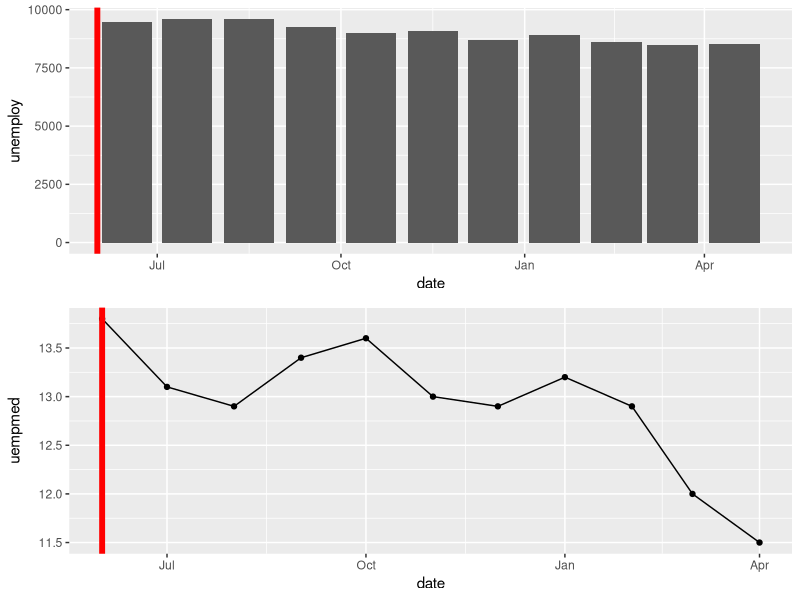

Write the R code that produced this figure.
## ---- chunk 1
# load-packages
library(ggplot2)
library(tidyverse)
## ---- chunk 2
# two different bar charts
A <- ggplot(mpg, aes(class))+geom_bar()+coord_flip()
B <- ggplot(mpg, aes(drv))+geom_bar()+coord_flip()
## ---- chunk 3
#axes don't line up
gridExtra::grid.arrange(A, B, ncol=1)
## ---- chunk 4
#make plots into Grobs (grid graphical object)
gA <- ggplotGrob(A) 
gB <- ggplotGrob(B)
grid::grid.draw(rbind(gA, gB))
## ---- chunk 5
#work with smaller subset of data from economics, part of ggplot2 package 
startdate <- "2014-06-01"
economics_small <- economics %>%
  filter(date >= as.Date(startdate)) %>%
  arrange(date)
## ---- chunk 6
A <- ggplot(economics_small, aes(date, unemploy))+
  geom_bar(stat="identity")+
  geom_vline(xintercept = as.Date(startdate), color="red", size=2)

B <- ggplot(economics_small, aes(date, uempmed))+
  geom_point()+geom_line()+
  geom_vline(xintercept = as.Date(startdate), color="red", size=2)

gA <- ggplotGrob(A) 
gB <- ggplotGrob(B)
grid::grid.draw(rbind(gA, gB))
## ---- chunk 7
A <- ggplot(economics_small, aes(date, unemploy))+
  geom_bar(stat="identity")+
  geom_vline(xintercept = as.Date(startdate), color="red", size=2)+
  xlim(as.Date(startdate), NA)

B <- ggplot(economics_small, aes(date, uempmed))+
  geom_point()+geom_line()+
  geom_vline(xintercept = as.Date(startdate), color="red", size=2)+
  xlim(as.Date(startdate), NA)

gA <- ggplotGrob(A) 
gB <- ggplotGrob(B)
grid::grid.draw(rbind(gA, gB))
## ---- chunk 8
HalfUnit <- .5*(economics_small$date[2] - economics_small$date[1])
HalfUnit
## ---- chunk 9
A <- ggplot(economics_small, aes(date, unemploy))+
  geom_bar(stat="identity")+
  geom_vline(xintercept = as.Date(startdate), color="red", size=2)+
  xlim(as.Date(startdate)-HalfUnit, NA)

B <- ggplot(economics_small, aes(date, uempmed))+
  geom_point()+geom_line()+
  geom_vline(xintercept = as.Date(startdate), color="red", size=2)+
  xlim(as.Date(startdate)-HalfUnit, NA)

gA <- ggplotGrob(A) 
gB <- ggplotGrob(B)
grid::grid.draw(rbind(gA, gB))
## ---- chunk 10
A <- ggplot(economics_small, aes(date, unemploy))+
  geom_bar(stat="identity", position = position_nudge(x = HalfUnit))+
  geom_vline(xintercept = as.Date(startdate), color="red", size=2)

B <- ggplot(economics_small, aes(date, uempmed))+
  geom_point()+geom_line()+
  geom_vline(xintercept = as.Date(startdate), color="red", size=2)

gA <- ggplotGrob(A) 
gB <- ggplotGrob(B)

grid::grid.draw(rbind(gA, gB))
